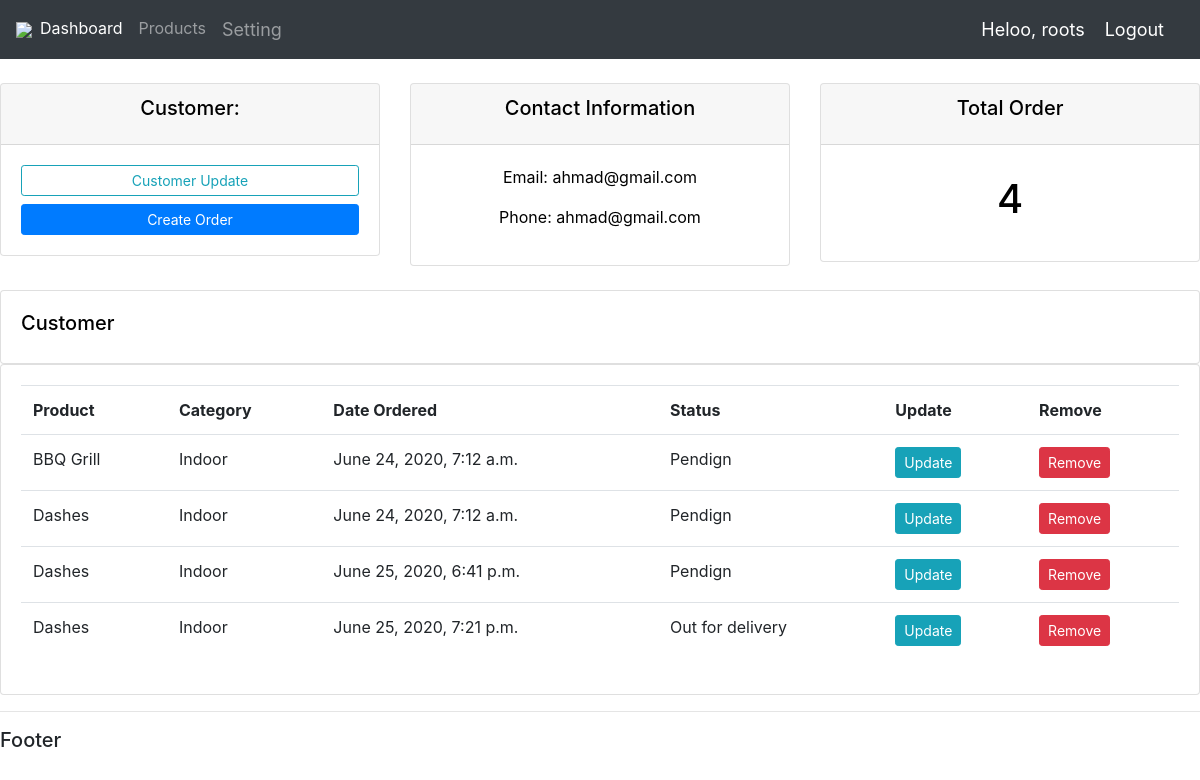
Page /customer/1/ (signed in) on the committed database.
### accounts/models.py (models this page shows, shortened)
class Customer(models.Model):
	user = models.OneToOneField(User, null=True, on_delete=models.CASCADE)
	name = models.CharField(max_length=200, null=True)
	phone = models.CharField(max_length=200, null=True)
	email = models.CharField(max_length=200, null=True)
	profile_pic = models.ImageField(null=True, blank=True)
	date_created = models.DateTimeField(auto_now_add=True, null=True)

class Order(models.Model):
	STATUS = (
			('Pendign', 'Pendign'),
			('Out for delivery', 'Out for delivery'),
			('Deliveryed', 'Deliveryed'),
		)
	customer = models.ForeignKey(Customer, null=True, on_delete= models.SET_NULL)
	product = models.ForeignKey(Product, null=True, on_delete= models.SET_NULL)
	date_created = models.DateTimeField(auto_now_add=True, null=True)
	status = models.CharField(max_length=200, null=True, choices=STATUS)

class Product(models.Model):
	CATEGORY = (
			('Indoor', 'Indoor'),
			('Out Door', 'Out Door'),
		)
	name = models.CharField(max_length=200, null=True)
	price = models.FloatField(null=True)
	category = models.CharField(max_length=200, null=True, choices=CATEGORY)
	description = models.CharField(max_length=200, null=True, blank=True)
	date_created = models.DateTimeField(auto_now_add=True, null=True)
	tags = models.ManyToManyField(Tag)

### accounts/decorators.py (the view)
		def wrapper_func(request, *args, **kwargs):
			group = None
			if request.user.groups.exists():
				group = request.user.groups.all()[0].name
			if group in allowed_roles:
				return view_func(request, *args, **kwargs)
			else:
				return HttpResponse('you are not authorized to view this page')

### accounts/views.py (called while the page is built)
@login_required(login_url='login')
@allowed_users(allowed_roles=['admin'])
def customer(request, pk):
	customer = Customer.objects.get(id=pk)
	orders = customer.order_set.all()
	order_count = orders.count()
	context = {'customer':customer, 'orders':orders, 'order_count':order_count}
	return render(request, 'accounts/customer.html', context)

### accounts/templates/accounts/customer.html
{% extends 'accounts/main.html' %}
{% block content %}
<br>
<div class="row">
	<div class="col">
		<div class="col-dm">
			<div class="card text-center text-white dm-3" id="customer">
				<div class="card-header">
					<h5 class="card-title">Customer:</h5>
				</div>
				<div class="card-body">
					<a class="btn btn-outline-info btn-sm btn-block" href="">Customer Update</a>
					<a class="btn btn-primary btn-sm btn-block" href="{% url 'create_order' %}">Create Order
				</a>
				</div>
			</div>
		</div>
	</div>
	<div class="col">
		<div class="col-dm">
			<div class="card text-center text-white dm-3" id="contact-information">
				<div class="card-header">
					<h5 class="card-title">Contact Information</h5>
				</div>
				<div class="card-body" >
					<p>Email: {{customer.email}}</p>
					<p>Phone: {{customer.email}}</p>
				</div>
			</div>
		</div>
	</div>
	<div class="col">
		<div class="col-dm">
			<div class="card text-center text-white dm-3" id="total-order">
				<div class="card-header">
					<h5 class="card-title">Total Order</h5>
				</div>
				<div class="card-body">
					<h1 style="text-align: center; padding: 10px;">{{order_count}}</h1>
				</div>
			</div>
		</div>
	</div>
</div>
<br>
	<div class="row">
		<div class="col-md">
			<div class="card card-body">
			<h5>Customer</h5>
		</div>
			<div class="card card-body">
				<table class="table">
					<tr>
						<th>Product</th>
						<th>Category</th>
						<th>Date Ordered</th>
						<th>Status</th>
						<th>Update</th>
						<th>Remove</th>
					</tr>
					{% for order in orders %}
					<tr>
					<td>{{order.product.name}}</td>
					<td>{{order.product.category}}</td>
					<td>{{order.date_created}}</td>
					<td>{{order.status}}</td>
					<td><a class="btn btn-info btn-sm" href="">Update</a></td>
					<td><a class="btn btn-danger btn-sm" href="">Remove</a></td>
					</tr>
					{% endfor %}
				</table>
			</div>
		</div>
	</div>
{% endblock %}

### accounts/templates/accounts/navbar.html (shortened to what this page needs)
{% load static %}
<nav class="navbar navbar-expand-lg navbar-dark bg-dark">
<img src="{% static '' %}">
  <div class="collapse navbar-collapse" id="navbarNav">
    {% if request.user.is_staff %}
    <ul class="navbar-nav">
      <li class="nav-item active">
       <a class="nav-link" href="{% url 'home' %}">Dashboard</a>
      </li>
      <li class="nav-item">
        <a class="nav-link" href="{% url 'products' %}">Products</a>
      </li>
      {% endif %}
       <li class="nav-item">
        <a class="nav-link heloo_msg" href="{% url 'account' %}">Setting</a>
      </li>
    </ul>
  </div>
  <span class="heloo_msg">Heloo, {{ request.user }}</span>
  <span><a class="heloo_msg" href="{% url 'logout' %}">Logout</a></span>
</nav>

### static/css/boooom.css (style rules this page uses)
.card-body, .card-title { color: black; }

### accounts/templates/accounts/navbar.html (style rules this page uses)
.heloo_msg { font-size: 18px; color: #fff; margin-right: 20px; }

### rows in the picture
Customer: email "ahmad@gmail.com"
Order: product.name "BBQ Grill", product.category "Indoor", date_created "June 24, 2020, 7:12 a.m.", status "Pendign"
Order: product.name "Dashes", product.category "Indoor", date_created "June 24, 2020, 7:12 a.m.", status "Pendign"
Order: product.name "Dashes", product.category "Indoor", date_created "June 25, 2020, 6:41 p.m.", status "Pendign"
Order: product.name "Dashes", product.category "Indoor", date_created "June 25, 2020, 7:21 p.m.", status "Out for delivery"

### other values in the picture
{{ request.user }} "roots"
{{ order_count }} "4"
